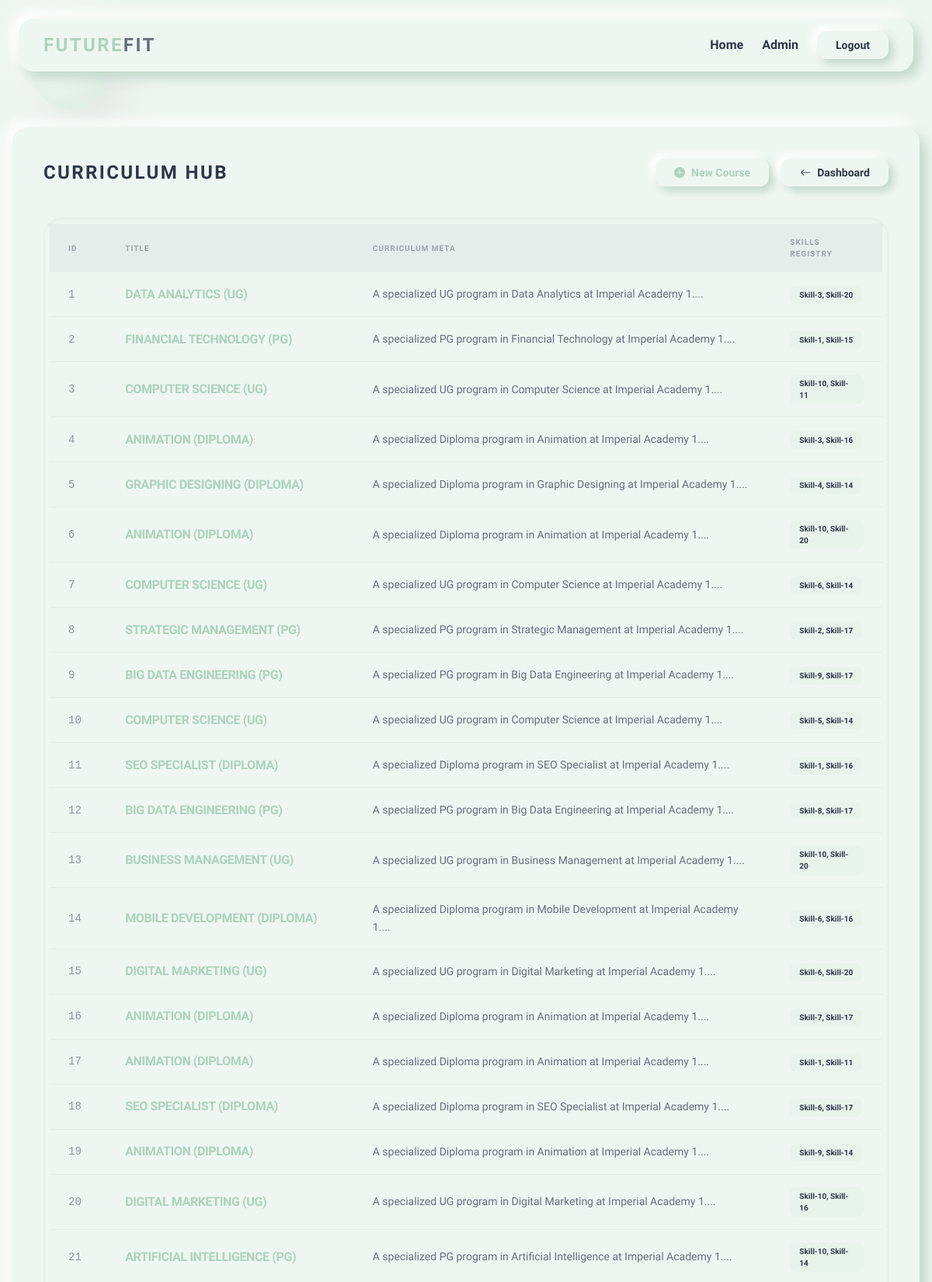
Page /admin/courses (signed in, upper part) on the committed database.
### models.py (models this page shows, shortened)
class Course(db.Model):
    id = db.Column(db.Integer, primary_key=True)
    title = db.Column(db.String(100), nullable=False)
    description = db.Column(db.Text, nullable=False)
    skills_required = db.Column(db.String(200), nullable=False)
    level = db.Column(db.String(20), nullable=False, default='UG') # 'Diploma', 'UG', 'PG'

### routes_admin.py (the view)
@admin_bp.route("/admin/courses")
@login_required
def view_courses():
    if current_user.role != 'admin':
        abort(403)
    courses = Course.query.all()
    return render_template('admin_courses.html', courses=courses, title='Manage Courses')

### app.py (called while the page is built)
    @app.context_processor
    def inject_year():
        from datetime import datetime
        return {'year': datetime.utcnow().year}

### models.py (called while the page is built)
@login_manager.user_loader
def load_user(user_id):
    return User.query.get(int(user_id))

### templates/admin_courses.html
{% extends "layout.html" %}
{% block content %}
<div class="nm-flat p-10 mt-12">
    <div class="flex flex-col md:flex-row justify-between items-center mb-10 gap-6">
        <h2 class="font-orbitron text-2xl font-bold text-nm-text tracking-widest uppercase">Curriculum Hub</h2>
        <div class="flex gap-4">
            <a href="{{ url_for('admin_bp.new_course') }}"
                class="nm-btn rounded-xl py-2 px-6 text-sm font-bold text-nm-primary flex items-center gap-2">
                <i class="bi bi-plus-circle-fill"></i> New Course
            </a>
            <a href="{{ url_for('admin_bp.dashboard') }}"
                class="nm-btn rounded-xl py-2 px-6 text-sm font-semibold flex items-center gap-2">
                <i class="bi bi-arrow-left"></i> Dashboard
            </a>
        </div>
    </div>
    <div class="nm-inset p-2 rounded-3xl overflow-hidden shadow-inner">
        <div class="overflow-x-auto">
            <table class="w-full text-left">
                <thead class="bg-nm-text bg-opacity-5">
                    <tr>
                        <th class="px-6 py-4 text-[10px] font-bold uppercase tracking-widest opacity-40">ID</th>
                        <th class="px-6 py-4 text-[10px] font-bold uppercase tracking-widest opacity-40">Title</th>
                        <th class="px-6 py-4 text-[10px] font-bold uppercase tracking-widest opacity-40">Curriculum Meta
                        </th>
                        <th class="px-6 py-4 text-[10px] font-bold uppercase tracking-widest opacity-40">Skills Registry
                        </th>
                    </tr>
                </thead>
                <tbody class="divide-y divide-nm-text divide-opacity-5">
                    {% for course in courses %}
                    <tr class="hover:bg-nm-text hover:bg-opacity-[0.02] transition-colors">
                        <td class="px-6 py-4 font-mono text-sm opacity-50">{{ course.id }}</td>
                        <td class="px-6 py-4 font-bold text-nm-primary uppercase tracking-tight">{{ course.title }}</td>
                        <td class="px-6 py-4 text-sm opacity-70 leading-relaxed">{{ course.description[:80] }}...</td>
                        <td class="px-6 py-4">
                            <p
                                class="text-[10px] font-semibold text-nm-text bg-nm-primary bg-opacity-10 px-3 py-1 rounded-lg inline-block">
                                {{ course.skills_required }}
                            </p>
                        </td>
                    </tr>
                    {% endfor %}
                </tbody>
            </table>
        </div>
    </div>
</div>
{% endblock %}

### static/css/neumorphic.css (style rules this page uses)
:root { --nm-bg: #eef6f2; --nm-surface: #eef6f2; --nm-shadow-dark: #c2d6ca; --nm-shadow-light: #ffffff; --nm-primary: #acd3bc; --nm-accent: #bddcc9; --nm-text: #2d3748; --nm-text-muted: #718096; }
body { background-color: var(--nm-bg); color: var(--nm-text); font-family: 'Rajdhani', sans-serif; }
.nm-flat { background: var(--nm-surface); border-radius: 20px; box-shadow: 8px 8px 16px var(--nm-shadow-dark), -8px -8px 16px var(--nm-shadow-light); transition: all 0.3s ease; }
.nm-inset { background: var(--nm-surface); border-radius: 20px; box-shadow: inset 8px 8px 16px var(--nm-shadow-dark), inset -8px -8px 16px var(--nm-shadow-light); }
.nm-btn { border: none; outline: none; padding: 10px 20px; background: var(--nm-surface); color: var(--nm-text); font-weight: 600; cursor: pointer; box-shadow: 6px 6px 12px var(--nm-shadow-dark), -6px -6px 12px var(--nm-shadow-light); transition: all 0.2s ease; }

### templates/layout.html (style rules this page uses)
.font-orbitron { font-family: 'Orbitron', sans-serif; }
.font-rajdhani { font-family: 'Rajdhani', sans-serif; }

### rows in the picture
Course: id "1", title "DATA ANALYTICS (UG)", description "A specialized UG program in Data Analytics at Imperial Academy 1.", skills_required "Skill-3, Skill-20"
Course: id "2", title "FINANCIAL TECHNOLOGY (PG)", description "A specialized PG program in Financial Technology at Imperial Academy 1.", skills_required "Skill-1, Skill-15"
Course: id "3", title "COMPUTER SCIENCE (UG)", description "A specialized UG program in Computer Science at Imperial Academy 1.", skills_required "Skill-10, Skill-11"
Course: id "4", title "ANIMATION (DIPLOMA)", description "A specialized Diploma program in Animation at Imperial Academy 1.", skills_required "Skill-3, Skill-16"
Course: id "5", title "GRAPHIC DESIGNING (DIPLOMA)", description "A specialized Diploma program in Graphic Designing at Imperial Academy 1.", skills_required "Skill-4, Skill-14"
Course: id "6", title "ANIMATION (DIPLOMA)", description "A specialized Diploma program in Animation at Imperial Academy 1.", skills_required "Skill-10, Skill-20"
Course: id "7", title "COMPUTER SCIENCE (UG)", description "A specialized UG program in Computer Science at Imperial Academy 1.", skills_required "Skill-6, Skill-14"
Course: id "8", title "STRATEGIC MANAGEMENT (PG)", description "A specialized PG program in Strategic Management at Imperial Academy 1.", skills_required "Skill-2, Skill-17"
Course: id "9", title "BIG DATA ENGINEERING (PG)", description "A specialized PG program in Big Data Engineering at Imperial Academy 1.", skills_required "Skill-9, Skill-17"
Course: id "10", title "COMPUTER SCIENCE (UG)", description "A specialized UG program in Computer Science at Imperial Academy 1.", skills_required "Skill-5, Skill-14"
Course: id "11", title "SEO SPECIALIST (DIPLOMA)", description "A specialized Diploma program in SEO Specialist at Imperial Academy 1.", skills_required "Skill-1, Skill-16"
Course: id "12", title "BIG DATA ENGINEERING (PG)", description "A specialized PG program in Big Data Engineering at Imperial Academy 1.", skills_required "Skill-8, Skill-17"
Course: id "13", title "BUSINESS MANAGEMENT (UG)", description "A specialized UG program in Business Management at Imperial Academy 1.", skills_required "Skill-10, Skill-20"
Course: id "14", title "MOBILE DEVELOPMENT (DIPLOMA)", description "A specialized Diploma program in Mobile Development at Imperial Academy 1.", skills_required "Skill-6, Skill-16"
Course: id "15", title "DIGITAL MARKETING (UG)", description "A specialized UG program in Digital Marketing at Imperial Academy 1.", skills_required "Skill-6, Skill-20"
Course: id "16", title "ANIMATION (DIPLOMA)", description "A specialized Diploma program in Animation at Imperial Academy 1.", skills_required "Skill-7, Skill-17"
Course: id "17", title "ANIMATION (DIPLOMA)", description "A specialized Diploma program in Animation at Imperial Academy 1.", skills_required "Skill-1, Skill-11"
Course: id "18", title "SEO SPECIALIST (DIPLOMA)", description "A specialized Diploma program in SEO Specialist at Imperial Academy 1.", skills_required "Skill-6, Skill-17"
Course: id "19", title "ANIMATION (DIPLOMA)", description "A specialized Diploma program in Animation at Imperial Academy 1.", skills_required "Skill-9, Skill-14"
Course: id "20", title "DIGITAL MARKETING (UG)", description "A specialized UG program in Digital Marketing at Imperial Academy 1.", skills_required "Skill-10, Skill-16"
Course: id "21", title "ARTIFICIAL INTELLIGENCE (PG)", description "A specialized PG program in Artificial Intelligence at Imperial Academy 1.", skills_required "Skill-10, Skill-14"
